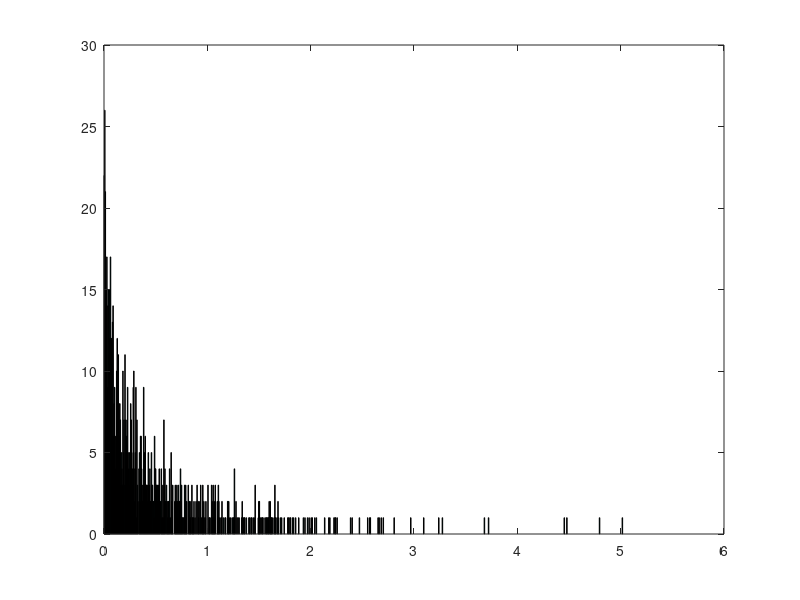
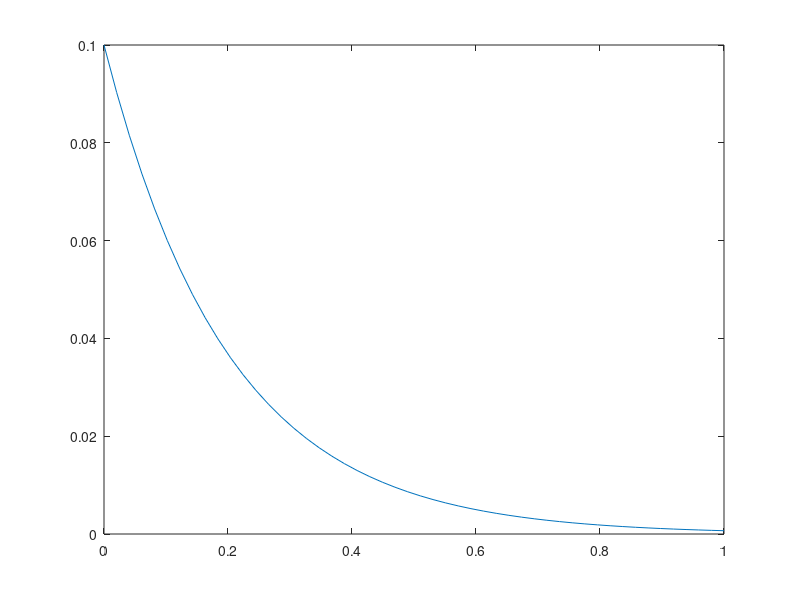

The MATLAB script that drew these images, in order:

close all;
clear all;
sigma = rand(1000,1);
sigma_avg = 10; 

% According to Swerling case 1, the target cross sections 
% fluctuates exponential distrubiated

% Using inverse transform samling to obtaion exponential distrubiated
% numers 




%sigma_exp =  -log(sigma/power(sigma_avg,1));
%hist(sigma_exp,100)

R = exprnd(sigma);

sum(R)

hist(R,1000);


x = 1/sigma_avg * exp(-linspace(0,50,50)./sigma_avg);
figure;
plot(linspace(0,1,50),x);
